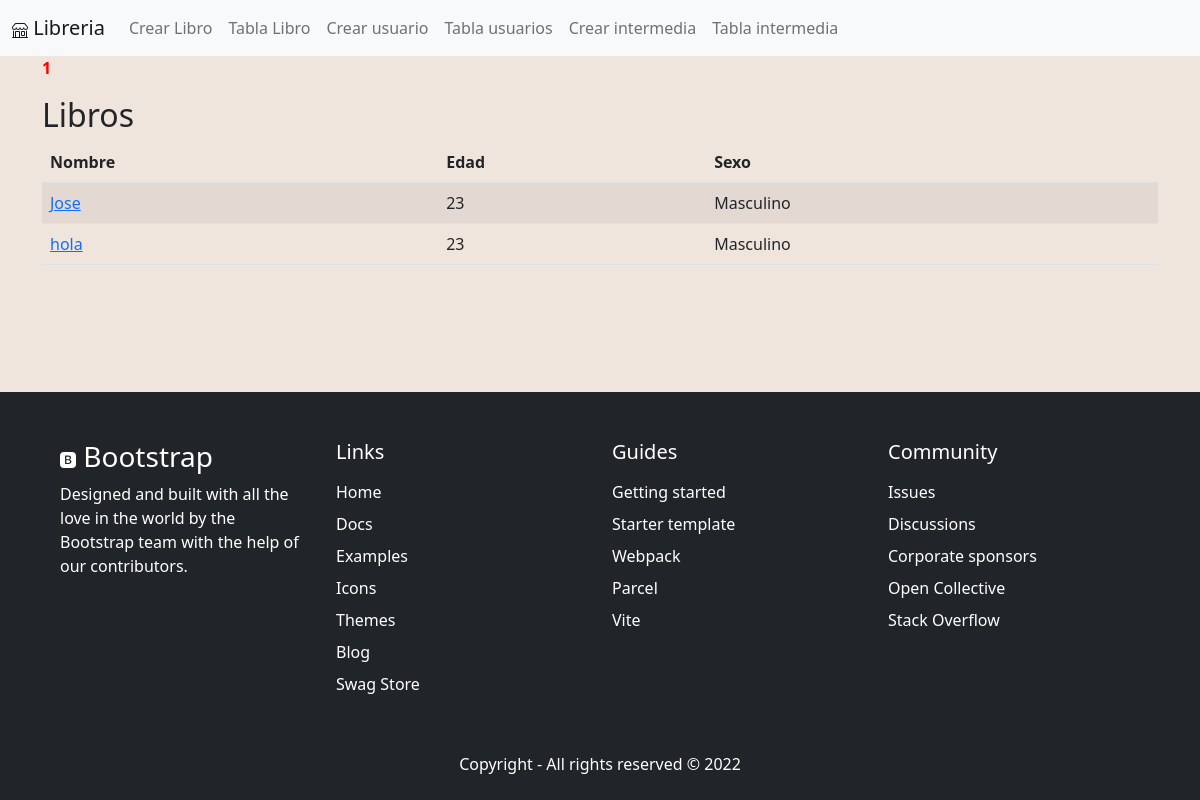
/indexU, run on an earlier commit of the app's database.
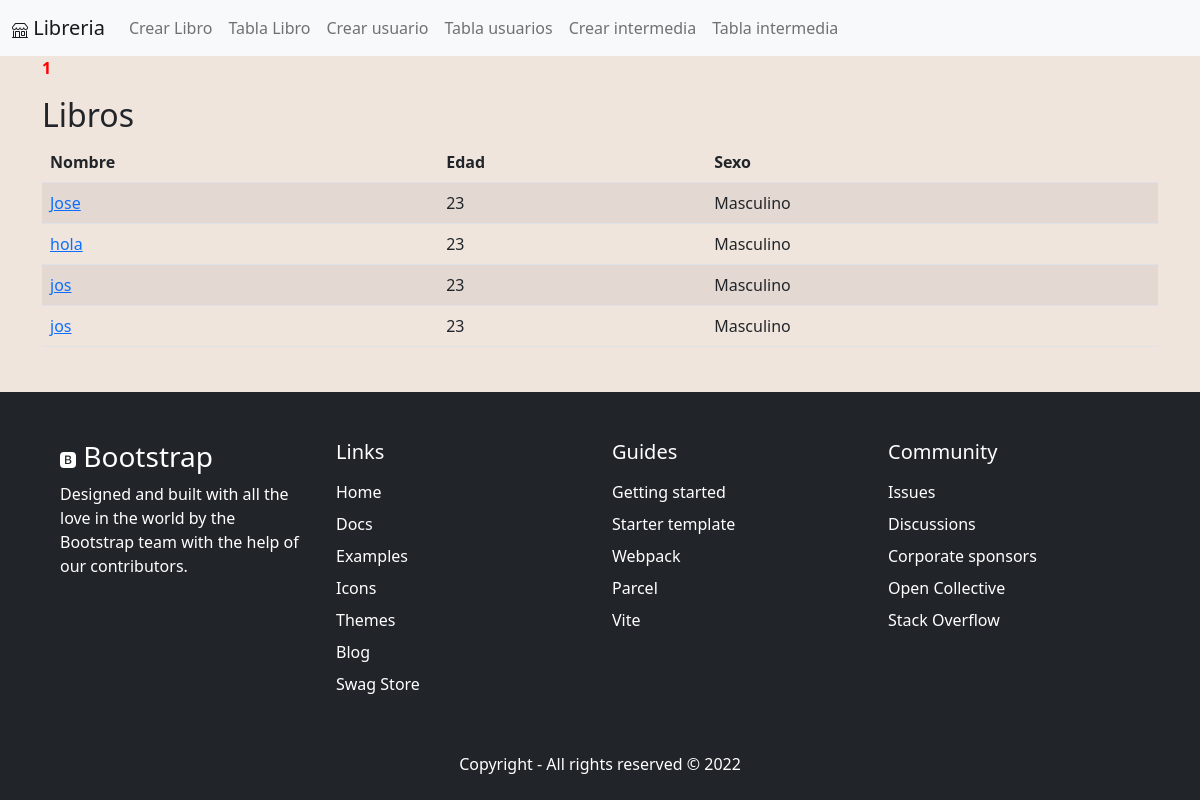
And on a later commit of the database.
### myapp/models.py (models this page shows)
    class Users(db.Model):
        __tablename__ = "users"
        id = db.Column("user_id", db.Integer, primary_key=True, autoincrement=True)
        name = db.Column("name", db.String)
        age = db.Column("age", db.Integer)
        sex = db.Column("sex", db.String)
        interactions = db.relationship("Interactions", backref="users", lazy=True)

### myapp/views.py (the view)
    @app.route("/indexU", methods=["GET", "POST"])
    def indexU():
        page = int(request.args.get("page", 1))
        users_list = db_access["users_list"]
        users = users_list(page=page)
        total_pages = ceil (users.total / 10)
        return render_template(
            "indexU.html", users=users, pages=[i + 1 for i in range(total_pages)]
        )

### myapp/templates/indexU.html
{% extends 'base.html' %} {% block content %}
    <div class="container">
      <div class="row">
        <div class="col-12">
          <p>
            {% for page in pages %} {% if page == users.page %}
            <a href="/?page={{ page }}" class="current-page"
              ><strong>{{ page }}</strong></a
            >
            {% else %}
            <a href="/?page={{ page }}">{{ page }}</a>
            {% endif %} {% endfor %}
          </p>
          <h2>Libros</h2>
          <table id="tabla" class="table table-striped">
            <thead>
              <tr>
                <th>Nombre</th>
                <th>Edad</th>
                <th>Sexo</th>
              </tr>
            </thead>
            <tbody>
          <tr>
            {% for u in users.items %}
          <td><a href="/users/{{ u.id }}">{{ u.name }}</a></td>
          <td>{{ u.age }}</td>
          <td>{{ u.sex }}</td>
          </tr>
          {% endfor %}
        </tbody>
        </table>
        </div>
      </div>
    </div>
    {% endblock %}

### myapp/templates/base.html (shortened to what this page needs)
<!DOCTYPE html>
<html lang="en">
<head>
    <link href="https://cdn.jsdelivr.net/npm/bootstrap@5.2.3/dist/css/bootstrap.min.css" rel="stylesheet">
    <link rel="stylesheet" href="{{ url_for('static', filename='mystyle.css') }}">
</head>
<body class="d-flex flex-column min-vh-100">
        <nav class="navbar navbar-expand-lg bg-light">
            <div class="container-fluid">
              <a class="navbar-brand" aria-current="page" href="/">
                Libreria
              </a>
              <div class="collapse navbar-collapse" id="navbarNavAltMarkup">
                <div class="navbar-nav">
                  <a class="nav-link" href="/create">Crear Libro</a>
                  <a class="nav-link" href="/indexL">Tabla Libro</a>
                  <a class="nav-link" href="/createU">Crear usuario</a>
                  <a class="nav-link" href="/indexU">Tabla usuarios</a>
                  <a class="nav-link" href="/createI">Crear intermedia</a>
                  <a class="nav-link" href="/indexI">Tabla intermedia</a>
                  <a class="nav-link" href=""></a>
                </div>
              </div>
            </div>
          </nav>
        {% block content %} {% endblock %}
    <footer class="mt-auto">
        <div class="container-fluid footer">
            <div class="row p-5 pb-2 bg-dark text-white">
                <div class="col-xs-12 col-md-6 col-lg-3">
                    <p class="h3">
                       Bootstrap</p>
                    <p>Designed and built with all the love in the world by the
                         Bootstrap team with the help of our contributors.</p>
                </div>
                <div class="col-xs-12 col-md-6 col-lg-3">
                    <p class="h5 mb-3">Links</p>
                    <div class="mb-2">
                        <a class="text-white text-decoration-none" href="#">Home</a>
                    </div>
                    <div class="mb-2">
                        <a class="text-white text-decoration-none" href="#">Docs</a>
                    </div>
                    <div class="mb-2">
                        <a class="text-white text-decoration-none" href="#">Examples</a>
                    </div>
                    <div class="mb-2">
                        <a class="text-white text-decoration-none" href="#">Icons</a>
                    </div>
                    <div class="mb-2">
                        <a class="text-white text-decoration-none" href="#">Themes</a>
                    </div>
                    <div class="mb-2">
                        <a class="text-white text-decoration-none" href="#">Blog</a>
                    </div>
                    <div class="mb-2">
                        <a class="text-white text-decoration-none" href="#">Swag Store</a>
                    </div>
                </div>
                <div class="col-xs-12 col-md-6 col-lg-3">
                    <p class="h5 mb-3">Guides</p>
                    <div class="mb-2">
                        <a class="text-white text-decoration-none" href="#">Getting started</a>
                    </div>
                    <div class="mb-2">
                        <a class="text-white text-decoration-none" href="#">Starter template</a>
                    </div>
                    <div class="mb-2">
                        <a class="text-white text-decoration-none" href="#">Webpack</a>
                    </div>
                    <div class="mb-2">
                        <a class="text-white text-decoration-none" href="#">Parcel</a>
                    </div>
                    <div class="mb-2">
                        <a class="text-white text-decoration-none" href="#">Vite</a>
                    </div>
                </div>
                <div class="col-xs-12 col-md-6 col-lg-3">
                    <p class="h5 mb-3">Community</p>
                    <div class="mb-2">
                        <a class="text-white text-decoration-none" href="#">Issues</a>
                    </div>
                    <div class="mb-2">
                        <a class="text-white text-decoration-none" href="#">Discussions</a>
                    </div>
                    <div class="mb-2">
                        <a class="text-white text-decoration-none" href="#">Corporate sponsors</a>
                    </div>
                    <div class="mb-2">
                        <a class="text-white text-decoration-none" href="#">Open Collective</a>
                    </div>
                    <div class="mb-2">
                        <a class="text-white text-decoration-none" href="#">Stack Overflow</a>
                    </div>
                </div>
                <div class="col-xs-12 pt-5">
                    <p class="text-white text-center">Copyright - All rights reserved © 2022</p>
                </div>
            </div>
        </div>
    </footer>
</body>
</html>

### myapp/static/mystyle.css (style rules this page uses)
body { background-color: #f0e5dd; }
.current-page { color: red; text-decoration: none; }

What changed in the data, as far as the page shows it:
added Users: name "jos", age "23", sex "Masculino"
added Users: name "jos", age "23", sex "Masculino"
